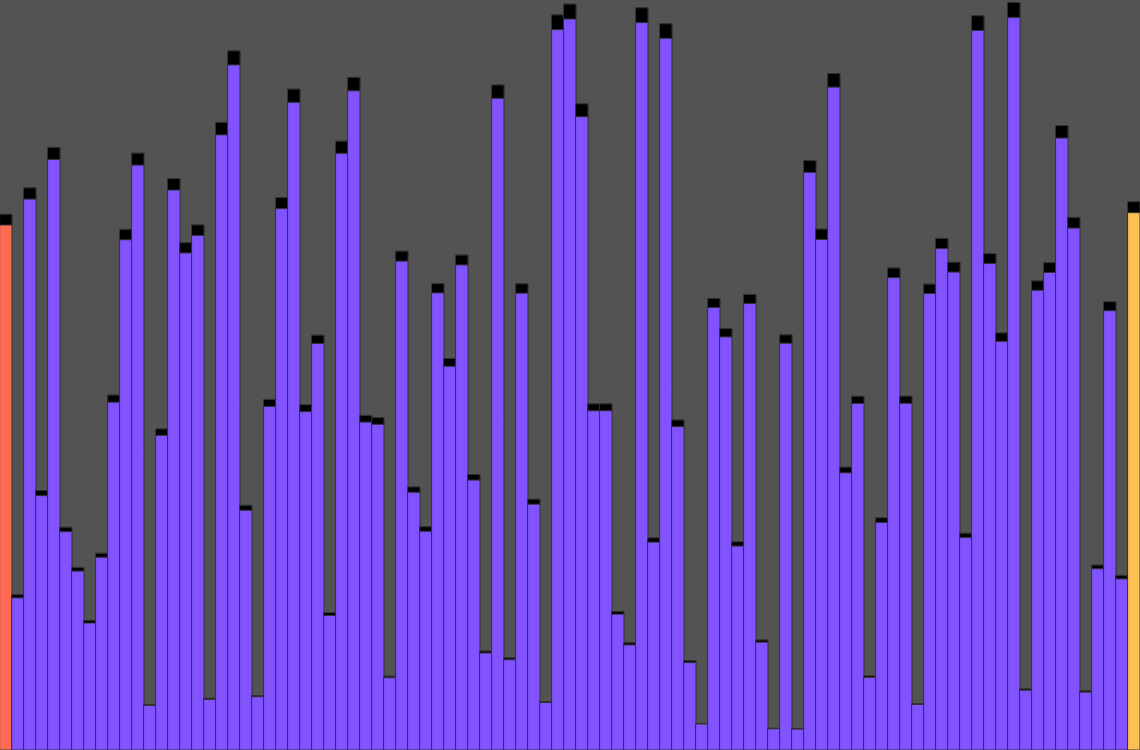
Frame 1 (no input)
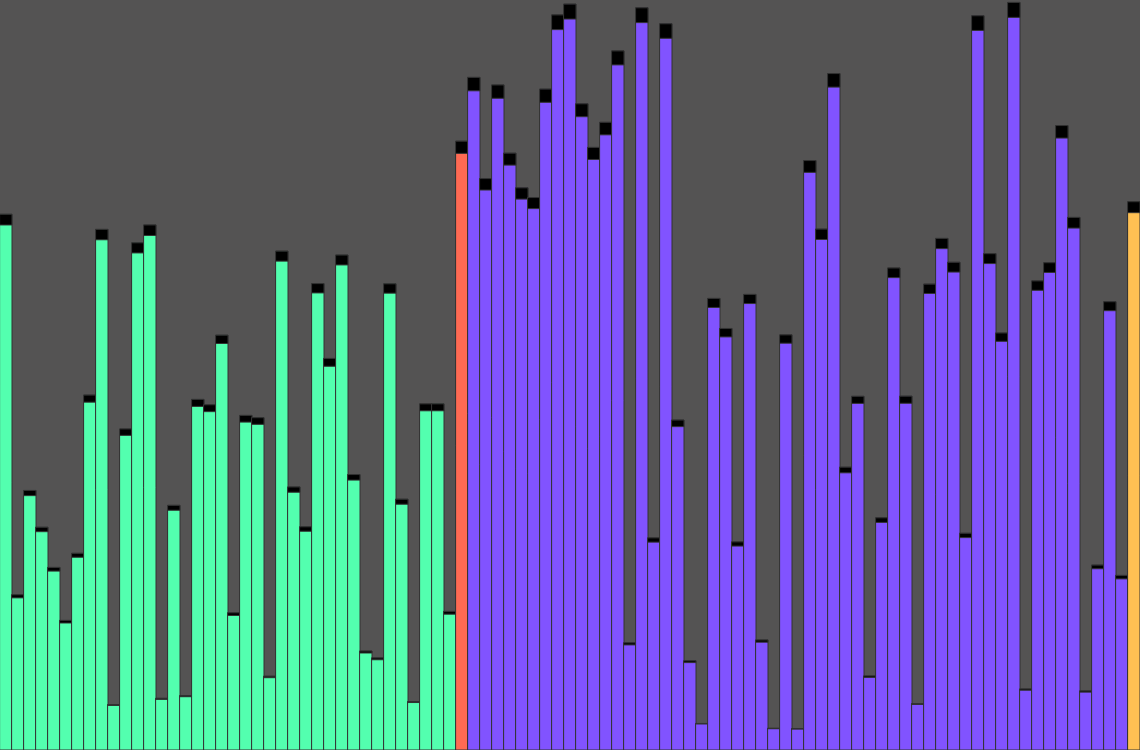
Frame 60 (no input)
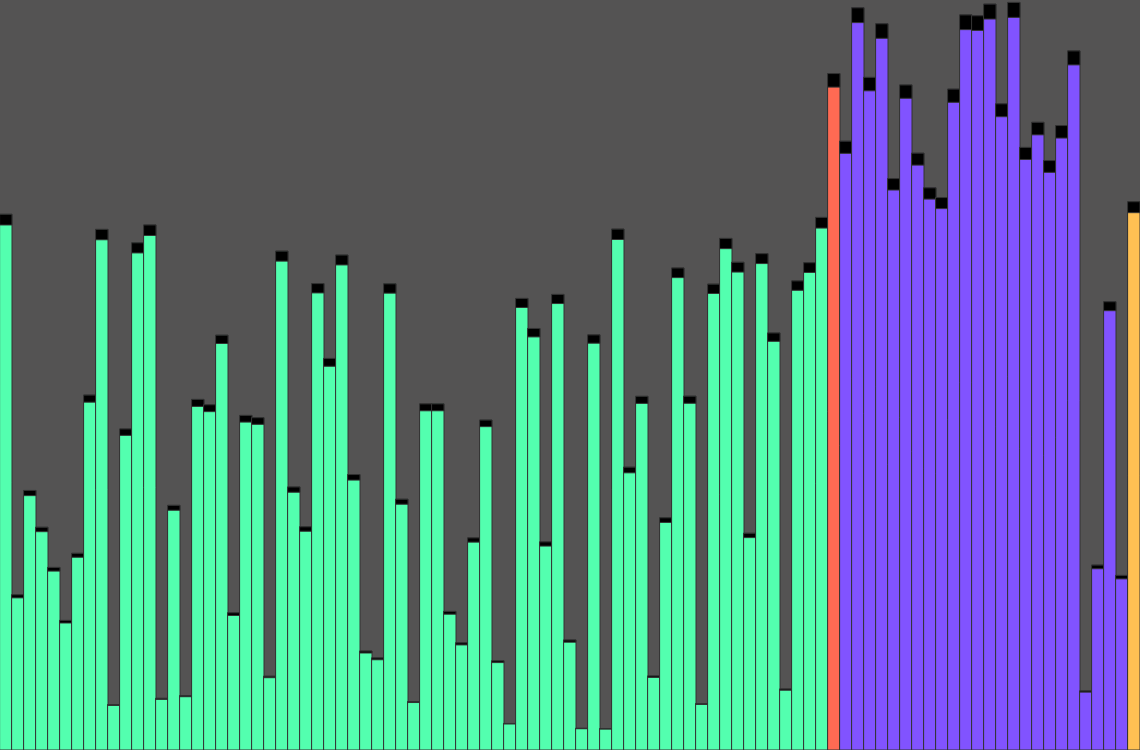
Frame 120 (the mouse pressed at the canvas centre since frame 60)

The p5.js sketch that drew these frames (run headless with seeded random() and noise() and a simulated clock; from frame 60 on, the mouse is pressed at the canvas centre):

// p5.js sketch
// ── sketch.js
let values = []

//width of each bar
let w = 12;
let states = [];

function setup() {
  //create a canvas with width 800, height 200
  createCanvas(windowWidth * .95, windowHeight * .75);
  //create an array of size 80 (800 / 10)
  values = new Array(floor(width / w));
  for (let i = 0; i < values.length; i++) {
    values[i] = random(height);
    states[i] = -1;
  }
  // frameRate(10);
  quickSort(values, 0, values.length - 1);
}

async function quickSort(arr, start, end) {
  if (start >= end) {
    return;
  }
  let pivotIdx = await partition(arr, start, end);
  //once we've finished a partition, return the state of pivotIdx to be uncolored.
  states[pivotIdx] = -1;

  await Promise.all([quickSort(arr, start, pivotIdx - 1), quickSort(arr, pivotIdx + 1, end)])

  // await quickSort(arr, start, pivotIdx - 1);
  // await quickSort(arr, pivotIdx + 1, end);
}

async function partition(arr, start, end) {

  //color all the indices of the array that we are currently partioining.
  for (let i = start; i < end; i++) {
    states[i] = 1;
  }
  let pivotIdx = start;
  let pivotValue = arr[end];
  //dinstinct color for pivotIdx
  states[pivotIdx] = 0;
  states[end] = 2;

  for (let i = start; i < end; i++) {
    if (arr[i] < pivotValue) {
      //swap i and pivotIdx if arr[i] is less than pivotValue
      await swap(arr, pivotIdx, i);
      //we're about to move our pivotIdx, let's uncolor our old pivotIdx beore we increment.
      states[pivotIdx] = -1;
      pivotIdx += 1;
      //now that we've incremented pivotIdx, let's recolor it to it's distinct color.
      states[pivotIdx] = 0;
    }
  }
  //at the end of our loop, swap pivotIdx and end
  await swap(arr, pivotIdx, end);

  // uncolor all indices that we've just finished partioning (besides pivotIdx).
  for (let i = start; i < end; i++) {
    if (i != pivotIdx) {
      states[i] = -1;
    }
    states[end] = -1;
  }
  return pivotIdx;
}

//swap logic written in a async helper function to allow await of sleep method
async function swap(arr, a, b) {
  //delays just before swapping, allowing p5 to draw the bars of the array, resulting in visualization.
  await sleep(40);
  let temp = arr[a];
  arr[a] = arr[b];
  arr[b] = temp;
}


function sleep(ms) {
  return new Promise(resolve => setTimeout(resolve, ms));
}

function draw() {
  background('#545353');

  for (let i = 0; i < values.length; i++) {
    //sets the color used to draw lines and borders around shapes
    stroke(50)

    //the pivotIdx as we scan from left to right (red)
    //(begins at start to ensure we cover every element)
    if (states[i] == 0) {
      fill('#ff6a53');
      //the portion of the array that is currently being partitioned (purple)
    } else if (states[i] == 1) {
      fill('#8153ff');
      //the end of the array currently being partitioned,
      // or the index of the random variable we chose to be the pivotValue. (orange)
    } else if (states[i] == 2) {
      fill('#ffc053');
    }
    //any part of the array that is currently not being partitioned (green)
    else {
      fill('#53ffaf');
    }
    //draw a rectangle at location (i*w, height-values[i]) with 
    // a width of w, and height of values[i]
    rect(i * w, height - values[i], w, values[i]);
    fill('black');
    rect(i * w, height - values[i], w, values[i] * .02);
  }
}

// function windowResized() {
//   resizeCanvas(windowWidth, windowHeight);
// }
